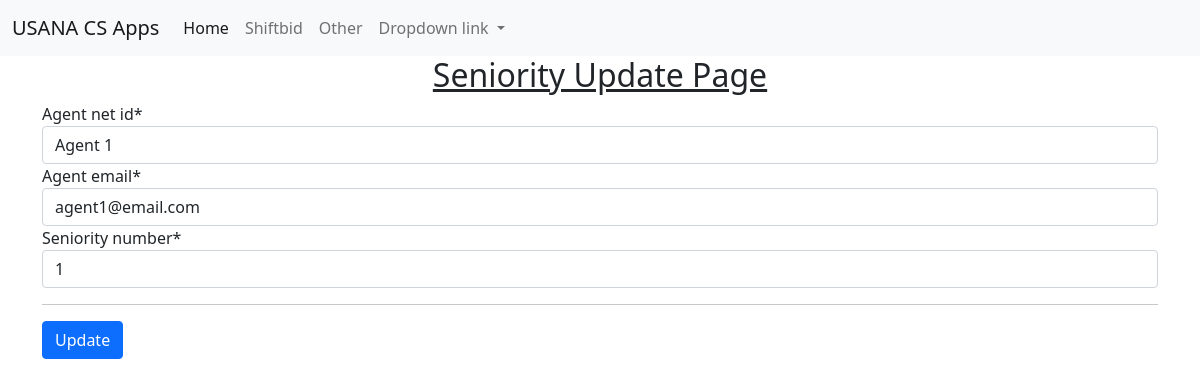
The app's page /seniority/seniority_update/16 with its own data.
### seniority/models.py (models this page shows, shortened)
class Seniority(models.Model):
    report = models.ForeignKey(Shiftbid, on_delete=models.CASCADE, null=True)
    agent_net_id = models.CharField(max_length=100)
    agent_email = models.EmailField()
    seniority_number = models.PositiveIntegerField()
    datetime_modified = models.DateTimeField(auto_now=True)

### seniority/views.py (the view)
# urls.py: path('seniority_update/<int:pk>', UpdateSeniorityView.as_view(),
class UpdateSeniorityView(UpdateView):
    model = Seniority
    template_name = 'seniority/seniority_update.html'
    form_class = SeniorityUpdateForm
    success_url = reverse_lazy('shiftbid_home')

### seniority/forms.py
class SeniorityUpdateForm(forms.ModelForm):
    class Meta:
        model = Seniority
        fields = ['agent_net_id', 'agent_email', 'seniority_number']

### templates/seniority/seniority_update.html (shortened to what this page needs)
{% extends '_base.html' %}
{% load static %}
{% load crispy_forms_tags %}
{% block content %}
<h2 class="text-center"><u>Seniority Update Page</u></h2>
<form action="" method="post">
    {{form|crispy}}
    <hr>
    <input type="submit" class="btn btn-primary" value="Update">
</form>
{% endblock content %}

### records on screen
Seniority: agent_net_id "Agent 1", agent_email "agent1@email.com", seniority_number "1"
